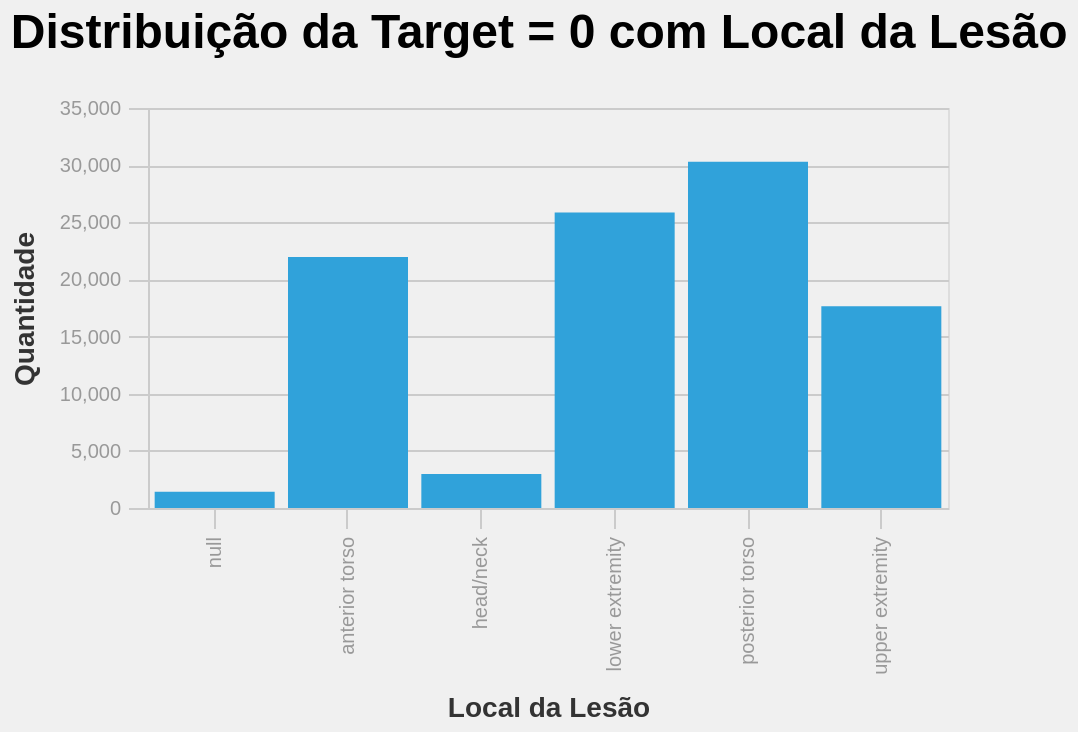
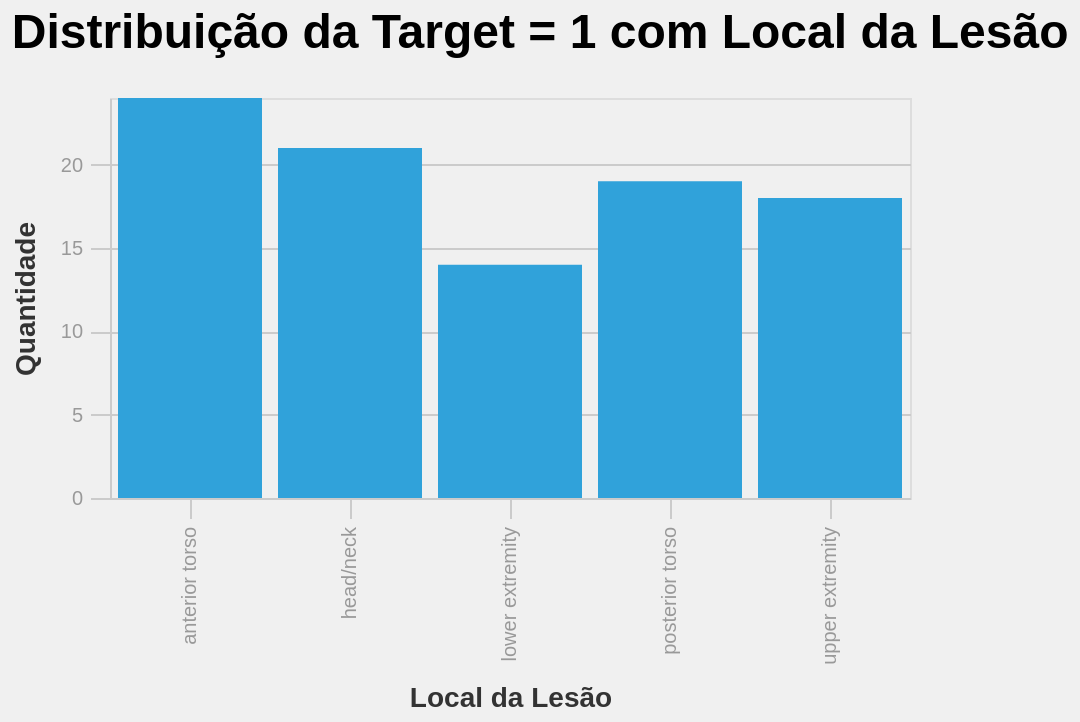

Notebook cell for these charts, in order:
### Markdown cell above
### 2.3.3.Variável 'anatom_site_general'

### Code cell
# visualizacao da variavel de idade x target
for t in [0, 1]:
    df_aux = mdt_sample.filter(pl.col('target') == t)
    graf = (
        alt.Chart(df_aux)
        .mark_bar()
        .encode(
            x=alt.X("anatom_site_general", title="Local da Lesão"),
            y=alt.Y("count()", title="Quantidade"),
        )
        .properties(width=400, height=200, title=f"Distribuição da Target = {t} com Local da Lesão")
    )
    graf.show()

### Figure 1 — Vega specification as saved in the notebook (floating-point values rounded to 4 significant figures)
{"$schema": "https://vega.github.io/schema/vega/v6.json", "data": [{"name": "source_0", "values": [{"__count": 25850, "anatom_site_general": "lower extremity"}, {"__count": 17653, "anatom_site_general": "upper extremity"}, {"__count": 21970, "anatom_site_general": "anterior torso"}, {"__count": 30306, "anatom_site_general": "posterior torso"}, {"__count": 2975, "anatom_site_general": "head/neck"}, {"__count": 1414, "anatom_site_general": null}]}, {"name": "source_0_x_domain_anatom_site_general", "values": [{"anatom_site_general": "lower extremity"}, {"anatom_site_general": "upper extremity"}, {"anatom_site_general": "anterior torso"}, {"anatom_site_general": "posterior torso"}, {"anatom_site_general": "head/neck"}, {"anatom_site_general": null}]}, {"name": "source_0_y_domain___count", "values": [{"min": 1414, "max": 30306}]}], "marks": [{"type": "rect", "name": "marks", "from": {"data": "source_0"}, "encode": {"update": {"fill": {"value": "#30a2da"}, "y2": {"value": 0, "scale": "y"}, "width": {"signal": "max(0.25, bandwidth('x'))"}, "x": {"field": "anatom_site_general", "scale": "x"}, "y": {"field": "__count", "scale": "y"}}}, "style": ["bar"]}], "scales": [{"name": "x", "type": "band", "domain": {"data": "source_0_x_domain_anatom_site_general", "field": "anatom_site_general", "sort": true}, "range": [0, {"signal": "width"}], "paddingInner": 0.1, "paddingOuter": 0.05}, {"name": "y", "type": "linear", "domain": [{"signal": "(data(\"source_0_y_domain___count\")[0] || {}).min"}, {"signal": "(data(\"source_0_y_domain___count\")[0] || {}).max"}], "range": [{"signal": "height"}, 0], "zero": true, "nice": true}], "axes": [{"scale": "y", "gridScale": "x", "maxExtent": 0, "aria": false, "tickCount": {"signal": "ceil(height/40)"}, "domain": false, "zindex": 0, "ticks": false, "minExtent": 0, "grid": true, "orient": "left", "labels": false}, {"scale": "x", "orient": "bottom", "labelAlign": "right", "grid": false, "title": "Local da Lesão", "zindex": 0, "labelBaseline": "middle", "labelAngle": 270}, {"scale": "y", "tickCount": {"signal": "ceil(height/40)"}, "zindex": 0, "title": "Quantidade", "orient": "left", "grid": false, "labelOverlap": true}], "title": {"text": "Distribuição da Target = 0 com Local da Lesão", "anchor": "start", "offset": 20}, "usermeta": {"embedOptions": {"theme": "fivethirtyeight"}}, "background": "#f0f0f0", "height": 200, "style": "cell", "padding": 5, "width": 400, "config": {"group": {"fill": "#f0f0f0"}, "path": {"stroke": "#30a2da", "strokeWidth": 0.5}, "range": {"category": ["#30a2da", "#fc4f30", "#e5ae38", "#6d904f", "#8b8b8b", "#b96db8", "#ff9e27", "#56cc60", "#52d2ca", "#52689e", "#545454", "#9fe4f8"], "diverging": ["#cc0020", "#e77866", "#f6e7e1", "#d6e8ed", "#91bfd9", "#1d78b5"], "heatmap": ["#d6e8ed", "#cee0e5", "#91bfd9", "#549cc6", "#1d78b5"]}, "shape": {"stroke": "#30a2da"}, "axis": {"domainColor": "#cbcbcb", "grid": true, "gridColor": "#cbcbcb", "gridWidth": 1, "labelColor": "#999", "labelFontSize": 10, "titleColor": "#333", "tickColor": "#cbcbcb", "tickSize": 10, "titleFontSize": 14, "titlePadding": 10, "labelPadding": 4}, "axisBand": {"grid": false}, "legend": {"labelColor": "#333", "labelFontSize": 11, "padding": 1, "symbolSize": 30, "symbolType": "square", "titleColor": "#333", "titleFontSize": 14, "titlePadding": 10}, "style": {"arc": {"fill": "#30a2da"}, "area": {"fill": "#30a2da"}, "bar": {"fill": "#30a2da", "stroke": null}, "line": {"stroke": "#30a2da", "strokeWidth": 2}, "point": {"shape": "circle"}, "rect": {"fill": "#30a2da"}, "group-title": {"fontSize": 24, "fontWeight": 600}}}}

### Figure 2 — Vega specification as saved in the notebook (floating-point values rounded to 4 significant figures)
{"$schema": "https://vega.github.io/schema/vega/v6.json", "data": [{"name": "source_0", "values": [{"__count": 19, "anatom_site_general": "posterior torso"}, {"__count": 24, "anatom_site_general": "anterior torso"}, {"__count": 14, "anatom_site_general": "lower extremity"}, {"__count": 21, "anatom_site_general": "head/neck"}, {"__count": 18, "anatom_site_general": "upper extremity"}]}, {"name": "source_0_x_domain_anatom_site_general", "values": [{"anatom_site_general": "posterior torso"}, {"anatom_site_general": "anterior torso"}, {"anatom_site_general": "lower extremity"}, {"anatom_site_general": "head/neck"}, {"anatom_site_general": "upper extremity"}]}, {"name": "source_0_y_domain___count", "values": [{"min": 14, "max": 24}]}], "marks": [{"type": "rect", "name": "marks", "from": {"data": "source_0"}, "encode": {"update": {"width": {"signal": "max(0.25, bandwidth('x'))"}, "x": {"field": "anatom_site_general", "scale": "x"}, "y2": {"value": 0, "scale": "y"}, "fill": {"value": "#30a2da"}, "y": {"field": "__count", "scale": "y"}}}, "style": ["bar"]}], "scales": [{"name": "x", "type": "band", "domain": {"data": "source_0_x_domain_anatom_site_general", "field": "anatom_site_general", "sort": true}, "range": [0, {"signal": "width"}], "paddingOuter": 0.05, "paddingInner": 0.1}, {"name": "y", "type": "linear", "domain": [{"signal": "(data(\"source_0_y_domain___count\")[0] || {}).min"}, {"signal": "(data(\"source_0_y_domain___count\")[0] || {}).max"}], "range": [{"signal": "height"}, 0], "nice": true, "zero": true}], "axes": [{"scale": "y", "zindex": 0, "gridScale": "x", "domain": false, "orient": "left", "labels": false, "aria": false, "maxExtent": 0, "ticks": false, "tickCount": {"signal": "ceil(height/40)"}, "grid": true, "minExtent": 0}, {"scale": "x", "grid": false, "labelAlign": "right", "zindex": 0, "orient": "bottom", "labelAngle": 270, "labelBaseline": "middle", "title": "Local da Lesão"}, {"scale": "y", "orient": "left", "labelOverlap": true, "tickCount": {"signal": "ceil(height/40)"}, "zindex": 0, "grid": false, "title": "Quantidade"}], "title": {"text": "Distribuição da Target = 1 com Local da Lesão", "offset": 20, "anchor": "start"}, "usermeta": {"embedOptions": {"theme": "fivethirtyeight"}}, "width": 400, "style": "cell", "background": "#f0f0f0", "config": {"group": {"fill": "#f0f0f0"}, "path": {"stroke": "#30a2da", "strokeWidth": 0.5}, "range": {"category": ["#30a2da", "#fc4f30", "#e5ae38", "#6d904f", "#8b8b8b", "#b96db8", "#ff9e27", "#56cc60", "#52d2ca", "#52689e", "#545454", "#9fe4f8"], "diverging": ["#cc0020", "#e77866", "#f6e7e1", "#d6e8ed", "#91bfd9", "#1d78b5"], "heatmap": ["#d6e8ed", "#cee0e5", "#91bfd9", "#549cc6", "#1d78b5"]}, "shape": {"stroke": "#30a2da"}, "axis": {"domainColor": "#cbcbcb", "grid": true, "gridColor": "#cbcbcb", "gridWidth": 1, "labelColor": "#999", "labelFontSize": 10, "titleColor": "#333", "tickColor": "#cbcbcb", "tickSize": 10, "titleFontSize": 14, "titlePadding": 10, "labelPadding": 4}, "axisBand": {"grid": false}, "legend": {"labelColor": "#333", "labelFontSize": 11, "padding": 1, "symbolSize": 30, "symbolType": "square", "titleColor": "#333", "titleFontSize": 14, "titlePadding": 10}, "style": {"arc": {"fill": "#30a2da"}, "area": {"fill": "#30a2da"}, "bar": {"fill": "#30a2da", "stroke": null}, "line": {"stroke": "#30a2da", "strokeWidth": 2}, "point": {"shape": "circle"}, "rect": {"fill": "#30a2da"}, "group-title": {"fontSize": 24, "fontWeight": 600}}}, "padding": 5, "height": 200}
